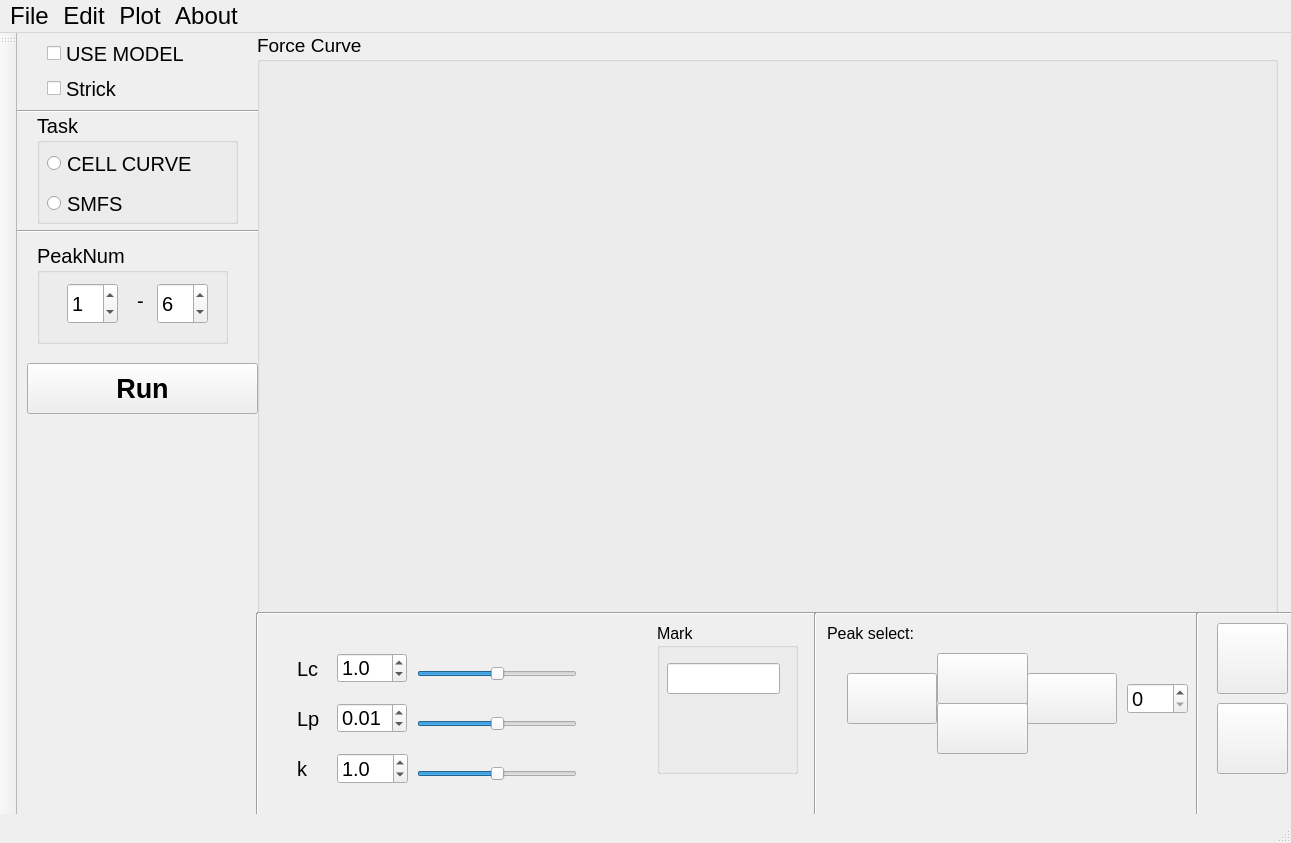
<?xml version="1.0" encoding="UTF-8"?>
<ui version="4.0">
 <class>MainWindow</class>
 <widget class="QMainWindow" name="MainWindow">
  <property name="geometry">
   <rect>
    <x>0</x>
    <y>0</y>
    <width>1291</width>
    <height>843</height>
   </rect>
  </property>
  <property name="font">
   <font>
    <family>Arial</family>
    <pointsize>15</pointsize>
   </font>
  </property>
  <property name="windowTitle">
   <string>DataYee</string>
  </property>
  <property name="windowIcon">
   <iconset>
    <normaloff>../source/DataYee.ico</normaloff>../source/DataYee.ico</iconset>
  </property>
  <property name="dockOptions">
   <set>QMainWindow::AllowNestedDocks|QMainWindow::AllowTabbedDocks|QMainWindow::AnimatedDocks</set>
  </property>
  <widget class="QWidget" name="centralwidget">
   <widget class="QPushButton" name="pushButton">
    <property name="geometry">
     <rect>
      <x>10</x>
      <y>330</y>
      <width>231</width>
      <height>51</height>
     </rect>
    </property>
    <property name="font">
     <font>
      <pointsize>20</pointsize>
      <weight>75</weight>
      <bold>true</bold>
      <kerning>true</kerning>
     </font>
    </property>
    <property name="styleSheet">
     <string notr="true">QPushButton { color: black;}</string>
    </property>
    <property name="text">
     <string>Run</string>
    </property>
   </widget>
   <widget class="QGroupBox" name="groupBox">
    <property name="geometry">
     <rect>
      <x>240</x>
      <y>0</y>
      <width>1021</width>
      <height>581</height>
     </rect>
    </property>
    <property name="font">
     <font>
      <pointsize>14</pointsize>
      <underline>false</underline>
     </font>
    </property>
    <property name="title">
     <string>Force Curve</string>
    </property>
   </widget>
   <widget class="QPushButton" name="leftButton">
    <property name="geometry">
     <rect>
      <x>830</x>
      <y>640</y>
      <width>90</width>
      <height>51</height>
     </rect>
    </property>
    <property name="text">
     <string/>
    </property>
    <property name="icon">
     <iconset>
      <normaloff>../source/left_arrow.ico</normaloff>../source/left_arrow.ico</iconset>
    </property>
    <property name="iconSize">
     <size>
      <width>60</width>
      <height>60</height>
     </size>
    </property>
   </widget>
   <widget class="QSlider" name="lcslide">
    <property name="geometry">
     <rect>
      <x>400</x>
      <y>630</y>
      <width>160</width>
      <height>22</height>
     </rect>
    </property>
    <property name="minimum">
     <number>-50</number>
    </property>
    <property name="maximum">
     <number>50</number>
    </property>
    <property name="value">
     <number>0</number>
    </property>
    <property name="tracking">
     <bool>true</bool>
    </property>
    <property name="orientation">
     <enum>Qt::Horizontal</enum>
    </property>
   </widget>
   <widget class="QSlider" name="lpslide">
    <property name="geometry">
     <rect>
      <x>400</x>
      <y>680</y>
      <width>160</width>
      <height>22</height>
     </rect>
    </property>
    <property name="minimum">
     <number>-20</number>
    </property>
    <property name="maximum">
     <number>20</number>
    </property>
    <property name="pageStep">
     <number>10</number>
    </property>
    <property name="value">
     <number>0</number>
    </property>
    <property name="orientation">
     <enum>Qt::Horizontal</enum>
    </property>
   </widget>
   <widget class="QPushButton" name="trashButtom">
    <property name="geometry">
     <rect>
      <x>1200</x>
      <y>590</y>
      <width>71</width>
      <height>71</height>
     </rect>
    </property>
    <property name="text">
     <string/>
    </property>
    <property name="icon">
     <iconset>
      <normaloff>../source/trash.ico</normaloff>../source/trash.ico</iconset>
    </property>
    <property name="iconSize">
     <size>
      <width>60</width>
      <height>60</height>
     </size>
    </property>
   </widget>
   <widget class="Line" name="line_2">
    <property name="geometry">
     <rect>
      <x>240</x>
      <y>570</y>
      <width>1041</width>
      <height>20</height>
     </rect>
    </property>
    <property name="orientation">
     <enum>Qt::Horizontal</enum>
    </property>
   </widget>
   <widget class="QLabel" name="label">
    <property name="geometry">
     <rect>
      <x>810</x>
      <y>580</y>
      <width>371</width>
      <height>41</height>
     </rect>
    </property>
    <property name="font">
     <font>
      <pointsize>12</pointsize>
     </font>
    </property>
    <property name="text">
     <string>Peak select:</string>
    </property>
   </widget>
   <widget class="QDoubleSpinBox" name="lcdoubleSpinBox">
    <property name="geometry">
     <rect>
      <x>320</x>
      <y>620</y>
      <width>70</width>
      <height>30</height>
     </rect>
    </property>
    <property name="decimals">
     <number>1</number>
    </property>
    <property name="singleStep">
     <double>0.500000000000000</double>
    </property>
    <property name="value">
     <double>1.000000000000000</double>
    </property>
   </widget>
   <widget class="QDoubleSpinBox" name="lpdoubleSpinBox">
    <property name="geometry">
     <rect>
      <x>320</x>
      <y>670</y>
      <width>70</width>
      <height>30</height>
     </rect>
    </property>
    <property name="maximum">
     <double>0.100000000000000</double>
    </property>
    <property name="singleStep">
     <double>0.005000000000000</double>
    </property>
    <property name="value">
     <double>0.010000000000000</double>
    </property>
   </widget>
   <widget class="QLabel" name="label_2">
    <property name="geometry">
     <rect>
      <x>280</x>
      <y>620</y>
      <width>41</width>
      <height>31</height>
     </rect>
    </property>
    <property name="text">
     <string>Lc</string>
    </property>
   </widget>
   <widget class="QLabel" name="label_3">
    <property name="geometry">
     <rect>
      <x>280</x>
      <y>670</y>
      <width>41</width>
      <height>31</height>
     </rect>
    </property>
    <property name="text">
     <string>Lp</string>
    </property>
   </widget>
   <widget class="Line" name="line_3">
    <property name="geometry">
     <rect>
      <x>790</x>
      <y>580</y>
      <width>16</width>
      <height>221</height>
     </rect>
    </property>
    <property name="orientation">
     <enum>Qt::Vertical</enum>
    </property>
   </widget>
   <widget class="Line" name="line_4">
    <property name="geometry">
     <rect>
      <x>1170</x>
      <y>580</y>
      <width>20</width>
      <height>221</height>
     </rect>
    </property>
    <property name="orientation">
     <enum>Qt::Vertical</enum>
    </property>
   </widget>
   <widget class="QPushButton" name="pushButton_2">
    <property name="geometry">
     <rect>
      <x>1200</x>
      <y>670</y>
      <width>71</width>
      <height>71</height>
     </rect>
    </property>
    <property name="text">
     <string/>
    </property>
    <property name="icon">
     <iconset>
      <normaloff>../source/renew.ico</normaloff>../source/renew.ico</iconset>
    </property>
    <property name="iconSize">
     <size>
      <width>60</width>
      <height>60</height>
     </size>
    </property>
   </widget>
   <widget class="QPushButton" name="rightButton">
    <property name="geometry">
     <rect>
      <x>1010</x>
      <y>640</y>
      <width>90</width>
      <height>51</height>
     </rect>
    </property>
    <property name="text">
     <string/>
    </property>
    <property name="icon">
     <iconset>
      <normaloff>../source/right.ico</normaloff>../source/right.ico</iconset>
    </property>
    <property name="iconSize">
     <size>
      <width>60</width>
      <height>60</height>
     </size>
    </property>
   </widget>
   <widget class="QPushButton" name="topButton">
    <property name="geometry">
     <rect>
      <x>920</x>
      <y>620</y>
      <width>91</width>
      <height>51</height>
     </rect>
    </property>
    <property name="text">
     <string/>
    </property>
    <property name="icon">
     <iconset>
      <normaloff>../source/top.ico</normaloff>../source/top.ico</iconset>
    </property>
    <property name="iconSize">
     <size>
      <width>60</width>
      <height>60</height>
     </size>
    </property>
   </widget>
   <widget class="QPushButton" name="downButton">
    <property name="geometry">
     <rect>
      <x>920</x>
      <y>670</y>
      <width>91</width>
      <height>51</height>
     </rect>
    </property>
    <property name="text">
     <string/>
    </property>
    <property name="icon">
     <iconset>
      <normaloff>../source/down.ico</normaloff>../source/down.ico</iconset>
    </property>
    <property name="iconSize">
     <size>
      <width>60</width>
      <height>60</height>
     </size>
    </property>
   </widget>
   <widget class="Line" name="line_6">
    <property name="geometry">
     <rect>
      <x>240</x>
      <y>790</y>
      <width>1031</width>
      <height>21</height>
     </rect>
    </property>
    <property name="orientation">
     <enum>Qt::Horizontal</enum>
    </property>
   </widget>
   <widget class="QLabel" name="lclplabel">
    <property name="geometry">
     <rect>
      <x>240</x>
      <y>580</y>
      <width>401</width>
      <height>31</height>
     </rect>
    </property>
    <property name="font">
     <font>
      <pointsize>12</pointsize>
     </font>
    </property>
    <property name="text">
     <string/>
    </property>
   </widget>
   <widget class="Line" name="line">
    <property name="geometry">
     <rect>
      <x>230</x>
      <y>580</y>
      <width>20</width>
      <height>211</height>
     </rect>
    </property>
    <property name="orientation">
     <enum>Qt::Vertical</enum>
    </property>
   </widget>
   <widget class="QSpinBox" name="spinBox">
    <property name="geometry">
     <rect>
      <x>1110</x>
      <y>650</y>
      <width>61</width>
      <height>31</height>
     </rect>
    </property>
    <property name="maximum">
     <number>10000</number>
    </property>
    <property name="singleStep">
     <number>10</number>
    </property>
   </widget>
   <widget class="Line" name="line_5">
    <property name="geometry">
     <rect>
      <x>0</x>
      <y>70</y>
      <width>241</width>
      <height>16</height>
     </rect>
    </property>
    <property name="orientation">
     <enum>Qt::Horizontal</enum>
    </property>
   </widget>
   <widget class="Line" name="line_7">
    <property name="geometry">
     <rect>
      <x>0</x>
      <y>190</y>
      <width>241</width>
      <height>16</height>
     </rect>
    </property>
    <property name="orientation">
     <enum>Qt::Horizontal</enum>
    </property>
   </widget>
   <widget class="QGroupBox" name="groupBox_2">
    <property name="geometry">
     <rect>
      <x>20</x>
      <y>80</y>
      <width>201</width>
      <height>111</height>
     </rect>
    </property>
    <property name="title">
     <string>Task</string>
    </property>
    <widget class="QRadioButton" name="tasktype_cell">
     <property name="geometry">
      <rect>
       <x>10</x>
       <y>30</y>
       <width>201</width>
       <height>41</height>
      </rect>
     </property>
     <property name="text">
      <string>CELL CURVE</string>
     </property>
    </widget>
    <widget class="QRadioButton" name="radioButton_2">
     <property name="geometry">
      <rect>
       <x>10</x>
       <y>70</y>
       <width>161</width>
       <height>41</height>
      </rect>
     </property>
     <property name="text">
      <string>SMFS</string>
     </property>
    </widget>
   </widget>
   <widget class="QGroupBox" name="groupBox_3">
    <property name="geometry">
     <rect>
      <x>20</x>
      <y>210</y>
      <width>191</width>
      <height>101</height>
     </rect>
    </property>
    <property name="title">
     <string>PeakNum</string>
    </property>
    <widget class="QLabel" name="label_4">
     <property name="geometry">
      <rect>
       <x>100</x>
       <y>50</y>
       <width>21</width>
       <height>16</height>
      </rect>
     </property>
     <property name="text">
      <string>-</string>
     </property>
    </widget>
    <widget class="QSpinBox" name="spinBox_3">
     <property name="geometry">
      <rect>
       <x>120</x>
       <y>40</y>
       <width>51</width>
       <height>41</height>
      </rect>
     </property>
     <property name="maximum">
      <number>40</number>
     </property>
     <property name="value">
      <number>6</number>
     </property>
    </widget>
    <widget class="QSpinBox" name="spinBox_2">
     <property name="geometry">
      <rect>
       <x>30</x>
       <y>40</y>
       <width>51</width>
       <height>41</height>
      </rect>
     </property>
     <property name="maximum">
      <number>30</number>
     </property>
     <property name="value">
      <number>1</number>
     </property>
    </widget>
   </widget>
   <widget class="QGroupBox" name="groupBox_4">
    <property name="geometry">
     <rect>
      <x>640</x>
      <y>590</y>
      <width>141</width>
      <height>151</height>
     </rect>
    </property>
    <property name="font">
     <font>
      <pointsize>12</pointsize>
     </font>
    </property>
    <property name="title">
     <string>Mark</string>
    </property>
    <widget class="QLineEdit" name="lineEdit">
     <property name="geometry">
      <rect>
       <x>10</x>
       <y>40</y>
       <width>113</width>
       <height>31</height>
      </rect>
     </property>
    </widget>
   </widget>
   <widget class="QLabel" name="label_5">
    <property name="geometry">
     <rect>
      <x>280</x>
      <y>720</y>
      <width>16</width>
      <height>31</height>
     </rect>
    </property>
    <property name="text">
     <string>k</string>
    </property>
   </widget>
   <widget class="QDoubleSpinBox" name="kSpinBox">
    <property name="geometry">
     <rect>
      <x>320</x>
      <y>720</y>
      <width>71</width>
      <height>31</height>
     </rect>
    </property>
    <property name="decimals">
     <number>1</number>
    </property>
    <property name="value">
     <double>1.000000000000000</double>
    </property>
   </widget>
   <widget class="QSlider" name="kSlider">
    <property name="geometry">
     <rect>
      <x>400</x>
      <y>730</y>
      <width>160</width>
      <height>22</height>
     </rect>
    </property>
    <property name="minimum">
     <number>-20</number>
    </property>
    <property name="maximum">
     <number>20</number>
    </property>
    <property name="orientation">
     <enum>Qt::Horizontal</enum>
    </property>
   </widget>
   <widget class="QCheckBox" name="usemodel_cb">
    <property name="geometry">
     <rect>
      <x>30</x>
      <y>10</y>
      <width>151</width>
      <height>21</height>
     </rect>
    </property>
    <property name="text">
     <string>USE MODEL</string>
    </property>
    <property name="tristate">
     <bool>false</bool>
    </property>
   </widget>
   <widget class="QCheckBox" name="stickmodel">
    <property name="geometry">
     <rect>
      <x>30</x>
      <y>40</y>
      <width>151</width>
      <height>31</height>
     </rect>
    </property>
    <property name="text">
     <string>Strick</string>
    </property>
   </widget>
  </widget>
  <widget class="QStatusBar" name="statusbar"/>
  <widget class="QMenuBar" name="menuBar">
   <property name="geometry">
    <rect>
     <x>0</x>
     <y>0</y>
     <width>1291</width>
     <height>45</height>
    </rect>
   </property>
   <property name="font">
    <font>
     <pointsize>18</pointsize>
    </font>
   </property>
   <widget class="QMenu" name="menu">
    <property name="font">
     <font>
      <family>Arial</family>
      <pointsize>12</pointsize>
     </font>
    </property>
    <property name="title">
     <string>File</string>
    </property>
    <widget class="QMenu" name="menuOpen">
     <property name="font">
      <font>
       <family>Arial</family>
       <pointsize>12</pointsize>
      </font>
     </property>
     <property name="styleSheet">
      <string notr="true"/>
     </property>
     <property name="title">
      <string>Open</string>
     </property>
     <addaction name="separator"/>
     <addaction name="actionForce_Curve"/>
     <addaction name="actionBatch_of_Force_Curve"/>
     <addaction name="actionDataYee_Force"/>
    </widget>
    <widget class="QMenu" name="menuExport">
     <property name="font">
      <font>
       <family>Arial</family>
       <pointsize>12</pointsize>
      </font>
     </property>
     <property name="title">
      <string>Export</string>
     </property>
     <addaction name="actiontxt"/>
     <addaction name="actionexcel"/>
     <addaction name="actionfigure"/>
     <addaction name="actionbatch_of_txt"/>
    </widget>
    <addaction name="menuOpen"/>
    <addaction name="actionSave"/>
    <addaction name="actionSave_as"/>
    <addaction name="menuExport"/>
    <addaction name="separator"/>
    <addaction name="actionExit"/>
   </widget>
   <widget class="QMenu" name="menuAbout">
    <property name="title">
     <string>About</string>
    </property>
    <addaction name="actionhelp"/>
    <addaction name="actionDataYee"/>
   </widget>
   <widget class="QMenu" name="menuEdit">
    <property name="title">
     <string>Edit</string>
    </property>
    <widget class="QMenu" name="menuAction">
     <property name="font">
      <font>
       <family>Arial</family>
       <pointsize>12</pointsize>
      </font>
     </property>
     <property name="title">
      <string>Action</string>
     </property>
     <addaction name="actionBaseline_plus"/>
     <addaction name="actionBaseline_minus"/>
     <addaction name="actionpeakindex_plus"/>
     <addaction name="actionpeakindex_minus"/>
     <addaction name="actioncopy_peak"/>
    </widget>
    <widget class="QMenu" name="menu_2">
     <property name="title">
      <string>在这里输入</string>
     </property>
    </widget>
    <addaction name="actionDelete"/>
    <addaction name="actionparameters_setting"/>
    <addaction name="menuAction"/>
    <addaction name="menu_2"/>
   </widget>
   <widget class="QMenu" name="menuPlot">
    <property name="title">
     <string>Plot</string>
    </property>
    <widget class="QMenu" name="menucontour_lenght">
     <property name="geometry">
      <rect>
       <x>0</x>
       <y>0</y>
       <width>166</width>
       <height>120</height>
      </rect>
     </property>
     <property name="font">
      <font>
       <family>Arial</family>
       <pointsize>12</pointsize>
      </font>
     </property>
     <property name="title">
      <string>contour lenght</string>
     </property>
     <addaction name="actionHistgram"/>
     <addaction name="actionScatter"/>
    </widget>
    <widget class="QMenu" name="menuAdhesion">
     <property name="font">
      <font>
       <family>Arial</family>
       <pointsize>14</pointsize>
      </font>
     </property>
     <property name="title">
      <string>Adhesion</string>
     </property>
     <addaction name="actionMap"/>
     <addaction name="actionHistogram"/>
    </widget>
    <addaction name="menucontour_lenght"/>
    <addaction name="menuAdhesion"/>
   </widget>
   <addaction name="menu"/>
   <addaction name="menuEdit"/>
   <addaction name="menuPlot"/>
   <addaction name="menuAbout"/>
  </widget>
  <widget class="QToolBar" name="toolBar">
   <property name="windowTitle">
    <string>toolBar</string>
   </property>
   <attribute name="toolBarArea">
    <enum>LeftToolBarArea</enum>
   </attribute>
   <attribute name="toolBarBreak">
    <bool>false</bool>
   </attribute>
  </widget>
  <action name="actionSave">
   <property name="text">
    <string>Save</string>
   </property>
   <property name="shortcut">
    <string>Ctrl+S</string>
   </property>
  </action>
  <action name="actionForce_Curve">
   <property name="text">
    <string>Force Curve</string>
   </property>
   <property name="font">
    <font>
     <family>Arial</family>
     <pointsize>12</pointsize>
    </font>
   </property>
  </action>
  <action name="actionBatch_of_Force_Curve">
   <property name="checkable">
    <bool>true</bool>
   </property>
   <property name="text">
    <string>Batch of Force Curve</string>
   </property>
   <property name="font">
    <font>
     <family>Arial</family>
     <pointsize>12</pointsize>
    </font>
   </property>
   <property name="shortcut">
    <string>Ctrl+O</string>
   </property>
  </action>
  <action name="actionSave_as">
   <property name="text">
    <string>Save as</string>
   </property>
  </action>
  <action name="actiontxt">
   <property name="text">
    <string>txt</string>
   </property>
   <property name="font">
    <font>
     <family>Arial</family>
     <pointsize>12</pointsize>
    </font>
   </property>
  </action>
  <action name="actionexcel">
   <property name="text">
    <string>excel</string>
   </property>
  </action>
  <action name="actionCreate_methods">
   <property name="text">
    <string>Methods</string>
   </property>
   <property name="font">
    <font>
     <family>Arial</family>
     <pointsize>12</pointsize>
    </font>
   </property>
  </action>
  <action name="actionUndo">
   <property name="text">
    <string>Undo</string>
   </property>
   <property name="font">
    <font>
     <family>Arial</family>
     <pointsize>12</pointsize>
    </font>
   </property>
  </action>
  <action name="actionExit">
   <property name="text">
    <string>Exit</string>
   </property>
  </action>
  <action name="actionhelp">
   <property name="text">
    <string>help</string>
   </property>
   <property name="font">
    <font>
     <family>Arial</family>
     <pointsize>12</pointsize>
    </font>
   </property>
  </action>
  <action name="actionDataYee">
   <property name="text">
    <string>DataYee</string>
   </property>
   <property name="font">
    <font>
     <family>Arial</family>
     <pointsize>12</pointsize>
    </font>
   </property>
  </action>
  <action name="actionDataYee_Force">
   <property name="text">
    <string>DataYee-Force</string>
   </property>
  </action>
  <action name="actionDelete">
   <property name="text">
    <string>Delete</string>
   </property>
   <property name="font">
    <font>
     <pointsize>12</pointsize>
    </font>
   </property>
   <property name="shortcut">
    <string>Del</string>
   </property>
  </action>
  <action name="actionBaseline_plus">
   <property name="text">
    <string>Baseline plus</string>
   </property>
   <property name="font">
    <font>
     <family>Arial</family>
     <pointsize>12</pointsize>
    </font>
   </property>
   <property name="shortcut">
    <string>Ctrl+=</string>
   </property>
  </action>
  <action name="actionBaseline_minus">
   <property name="text">
    <string>Baseline minus</string>
   </property>
   <property name="font">
    <font>
     <family>Arial</family>
     <pointsize>12</pointsize>
    </font>
   </property>
   <property name="shortcut">
    <string>Ctrl+-</string>
   </property>
  </action>
  <action name="actionHistgram">
   <property name="text">
    <string>Histogram</string>
   </property>
   <property name="font">
    <font>
     <family>Arial</family>
     <pointsize>14</pointsize>
    </font>
   </property>
  </action>
  <action name="actionScatter">
   <property name="text">
    <string>Scatter</string>
   </property>
   <property name="font">
    <font>
     <family>Arial</family>
     <pointsize>14</pointsize>
    </font>
   </property>
  </action>
  <action name="actionMap">
   <property name="text">
    <string>Map</string>
   </property>
  </action>
  <action name="actionHistogram">
   <property name="text">
    <string>Histogram</string>
   </property>
  </action>
  <action name="actionpeakindex_plus">
   <property name="text">
    <string>peakindex_plus</string>
   </property>
   <property name="font">
    <font>
     <family>Arial</family>
     <pointsize>12</pointsize>
    </font>
   </property>
   <property name="shortcut">
    <string>+</string>
   </property>
  </action>
  <action name="actionpeakindex_minus">
   <property name="text">
    <string>peakindex_minus</string>
   </property>
   <property name="font">
    <font>
     <family>Arial</family>
     <pointsize>12</pointsize>
    </font>
   </property>
   <property name="shortcut">
    <string>_</string>
   </property>
  </action>
  <action name="actionfigure">
   <property name="text">
    <string>figure</string>
   </property>
  </action>
  <action name="actioncopy_peak">
   <property name="text">
    <string>copy peak</string>
   </property>
   <property name="font">
    <font>
     <family>Arial</family>
     <pointsize>12</pointsize>
    </font>
   </property>
   <property name="shortcut">
    <string>Ctrl+C</string>
   </property>
  </action>
  <action name="actionparameters_setting">
   <property name="text">
    <string>parameters setting</string>
   </property>
   <property name="font">
    <font>
     <family>Arial</family>
     <pointsize>12</pointsize>
    </font>
   </property>
   <property name="shortcut">
    <string>Ctrl+P</string>
   </property>
  </action>
  <action name="actionbatch_of_txt">
   <property name="text">
    <string>batch of txt</string>
   </property>
  </action>
 </widget>
 <resources/>
 <connections/>
</ui>
